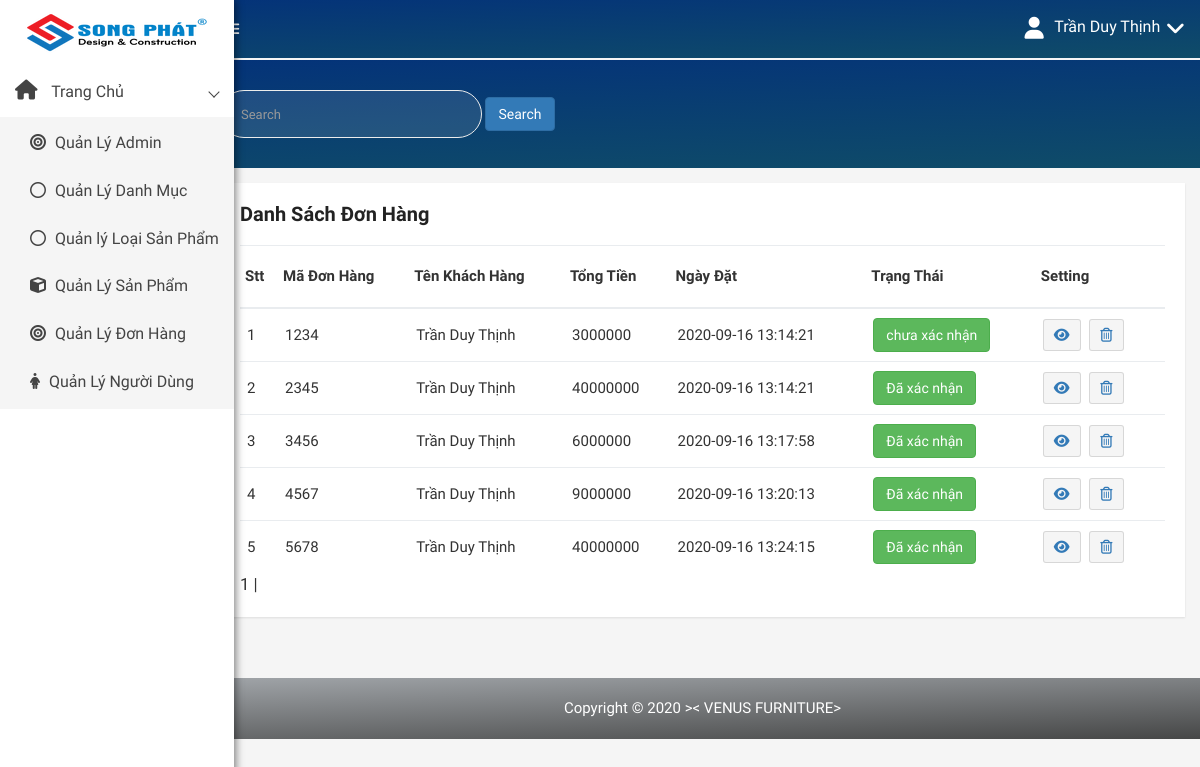
The page /admin/modules/transaction/index.php (signed in) on the database its author committed.
### tables this page shows
CREATE TABLE `transaction` (
  `id` int(50) NOT NULL,
  `amount` int(100) DEFAULT NULL,
  `user_id` int(100) DEFAULT NULL,
  `status` tinyint(100) DEFAULT 0,
  `note` varchar(100) DEFAULT NULL,
  `created_at` timestamp NULL DEFAULT current_timestamp(),
  `created_up` timestamp NULL DEFAULT current_timestamp()
);

CREATE TABLE `users` (
  `id` int(50) NOT NULL,
  `name` varchar(100) DEFAULT NULL,
  `email` varchar(100) DEFAULT NULL,
  `address` varchar(100) DEFAULT NULL,
  `phone` char(15) DEFAULT NULL,
  `Account` varchar(100) NOT NULL,
  `password` varchar(100) DEFAULT NULL,
  `avatar` varchar(100) DEFAULT NULL,
  `status` tinyint(4) DEFAULT 1,
  `token` varchar(50) DEFAULT NULL,
  `created_at` timestamp NULL DEFAULT NULL,
  `updata_up` timestamp NULL DEFAULT NULL ON UPDATE current_timestamp()
);

### libraries/Database.php (called while the page is built, shortened)
<?php
class DataProvider
{
	public static function ExecuteQuery($sql)
	{
		try{
			$connection = mysqli_connect("localhost","root","", "web_noi_that");
			mysqli_query($connection, "set names 'utf8'");
			$result = mysqli_query($connection, $sql);
			return $result;
		}catch(Exception $ex)
		{
			return null;
		}
    }
}
?>

### admin/modules/transaction/index.php (the view, shortened to what this page needs)
<?php require_once __DIR__ . "/../../layouts/header.php";?>
<?php
   $sotin1trang = 10;
   if( isset($_GET["trang"]) ){
      $trang = $_GET["trang"];
      settype($trang, "int");
   }else{
      $trang = 1;
   }
 ?>
<div class="product-status mg-tb-15">
   <div class="container-fluid">
      <div class="row">
         <div class="col-lg-12 col-md-12 col-sm-12 col-xs-12" style="min-height:480px">
            <div class="product-status-wrap">
               <h4>Danh Sách Đơn Hàng</h4>
               <table>
                  <tr>
                     <th>Stt</th>
                     <th>Mã Đơn Hàng</th>
                     <th>Tên Khách Hàng</th>
                     <th>Tổng Tiền</th>
                     <th>Ngày Đặt</th>
                     <th>Trạng Thái </th>
                     <th>Setting</th>
                  </tr>
                  <?php
                  try {
                     $from = ($trang -1 ) * $sotin1trang;
                     $sql = "SELECT * FROM `transaction` ";
                     if (isset($_REQUEST['ok']))
                     {
                         $search = addslashes($_GET['search']);
                         if (empty($search)) {
                           echo "<script> alert ('Bạn hãy nhập mã đơn hàng nhé')
                           location.href='index.php'</script>";
                         }
                         else
                         {
                              $sql .=  " WHERE `id` LIKE '%$search%' LIMIT $from, $sotin1trang";
                              $type11 = DataProvider::ExecuteQuery("$sql");
                              $type10 = mysqli_fetch_array($type11);
                              if (isset ($type10)  && $search != "")
                              {
                                 $type11 = DataProvider::ExecuteQuery("$sql");
                                 $stt = 0;
                                 while ($row = mysqli_fetch_array($type11))
                                 {
                                       $sql1="SELECT name FROM `users`  WHERE `users`.`id` = '{$row['user_id']}'";
                                       $result1= DataProvider::ExecuteQuery($sql1);
                                       $row1= mysqli_fetch_array($result1);
                                       if ($row['status']==0 ){
                                          $status = "chưa xác nhận";
                                        }
                                       else {
                                          $status = "Đã xác nhận";
                                       }
                                       $stt++;
                                       $chuoi = <<< EOD
                                            <tr>
                                            <td>$stt</td>
                                            <td> {$row['id']}</td>
                                            <td> {$row1['name']}</td>
                                            <td> {$row['amount']} </td>
                                            <td> {$row['created_at']} </td>
                                            <td> <button type="button" class="btn btn-success">{$status} </button> </td>
                                            <td>
                                                <a href="see.php?id= {$row['id']} "> <button data-toggle="tooltip" title="Edit" class="pd-setting-ed"><i class="fas fa-eye" aria-hidden="true"></i></button></a>
                                                <a href="delete.php?id= {$row['id']}" onclick="return confirm('Bạn có chắc muốn xóa loại sản phẩm này?')"> <button data-toggle="tooltip" title="Trash" class="pd-setting-ed"><i class="fa fa-trash-o" aria-hidden="true"> </i> </button> </a>                                            </td>
                                        </tr>
                                        EOD;
                                       echo $chuoi;
                                 }
                              }
                                 else {
                                    echo "<script> alert ('Hiện không tìm thấy mã đơn hàng cần tìm');
                                    location.href='index.php'</script> ";
                                   }
                     }
                  }
                  else{
                                    $result = DataProvider::ExecuteQuery($sql);
                                    $stt = 0;
                                    while ($row = mysqli_fetch_array($result))
                                    {
                                       $sql1="SELECT name FROM `users`  WHERE `users`.`id` = '{$row['user_id']}'";
                                       $result1= DataProvider::ExecuteQuery($sql1);
                                       $row1= mysqli_fetch_array($result1);
                                       if ($row['status']==0 ){ $status = "chưa xác nhận";  }
                                       else {
                                           $status = "Đã xác nhận";
                                       }
                                       $stt++;
                                       $chuoi = <<< EOD
                                            <tr>
                                            <td>$stt</td>
                                            <td> {$row['id']}</td>
                                            <td> {$row1['name']}</td>
                                            <td> {$row['amount']} </td>
                                            <td> {$row['created_at']} </td>
                                            <td> <a href="status.php?id= {$row['id']}"><button type="button" class="btn btn-success">{$status} </button></a> </td>
                                            <td>
                                                <a href="see.php?id= {$row['id']} "> <button data-toggle="tooltip" title="Edit" class="pd-setting-ed"><i class="fas fa-eye" aria-hidden="true"></i></button></a>
                                                <a href="delete.php?id= {$row['id']} "> <button data-toggle="tooltip" title="Trash" class="pd-setting-ed"><i class="fa fa-trash-o" aria-hidden="true"> </i> </button> </a>
                                            </td>
                                        </tr>
                                        EOD;
                                       echo $chuoi;
                                 }
                     }
                  }
                   catch (Exception $ex) {
                     echo "Không thể mở CSDL";
                  }
               ?>
               </table>
               <div id="phantrangtransaction">
             <?php
             $x = "SELECT id FROM `transaction`";
             $kq = DataProvider::ExecuteQuery($x);
             $tongsotin = mysqli_num_rows($kq);
             $sotrang = ceil($tongsotin / $sotin1trang);
               for ($i = 1; $i <= $sotrang; $i++){
               if ($i == $trang){
               echo '<span>'.$i.'</span> | ';
               }
               else{
               echo '<a href="index.php?trang='.$i.'">'.$i.'</a> | ';
               }
               }
          ?>
</div>
            </div>
         </div>
      </div>
   </div>
</div>
<?php require_once __DIR__ . "/../../layouts/footer.php" ?>

### public/admin/css/main.css (style rules this page uses)
html { color: #222; font-size: 1em; line-height: 1.4; }

### admin/modules/transaction/index.php (style rules this page uses)
#phantrangtransaction { font-size:larger; }

### rows shown on the page
transaction: id "1234", user.name "Trần Duy Thịnh", amount "3000000", created_at "2020-09-16 13:14:21", status "chưa xác nhận"
transaction: id "2345", user.name "Trần Duy Thịnh", amount "40000000", created_at "2020-09-16 13:14:21", status "Đã xác nhận"
transaction: id "3456", user.name "Trần Duy Thịnh", amount "6000000", created_at "2020-09-16 13:17:58", status "Đã xác nhận"
transaction: id "4567", user.name "Trần Duy Thịnh", amount "9000000", created_at "2020-09-16 13:20:13", status "Đã xác nhận"
transaction: id "5678", user.name "Trần Duy Thịnh", amount "40000000", created_at "2020-09-16 13:24:15", status "Đã xác nhận"

### other values the page prints
$_SESSION['namead'] "Trần Duy Thịnh"
